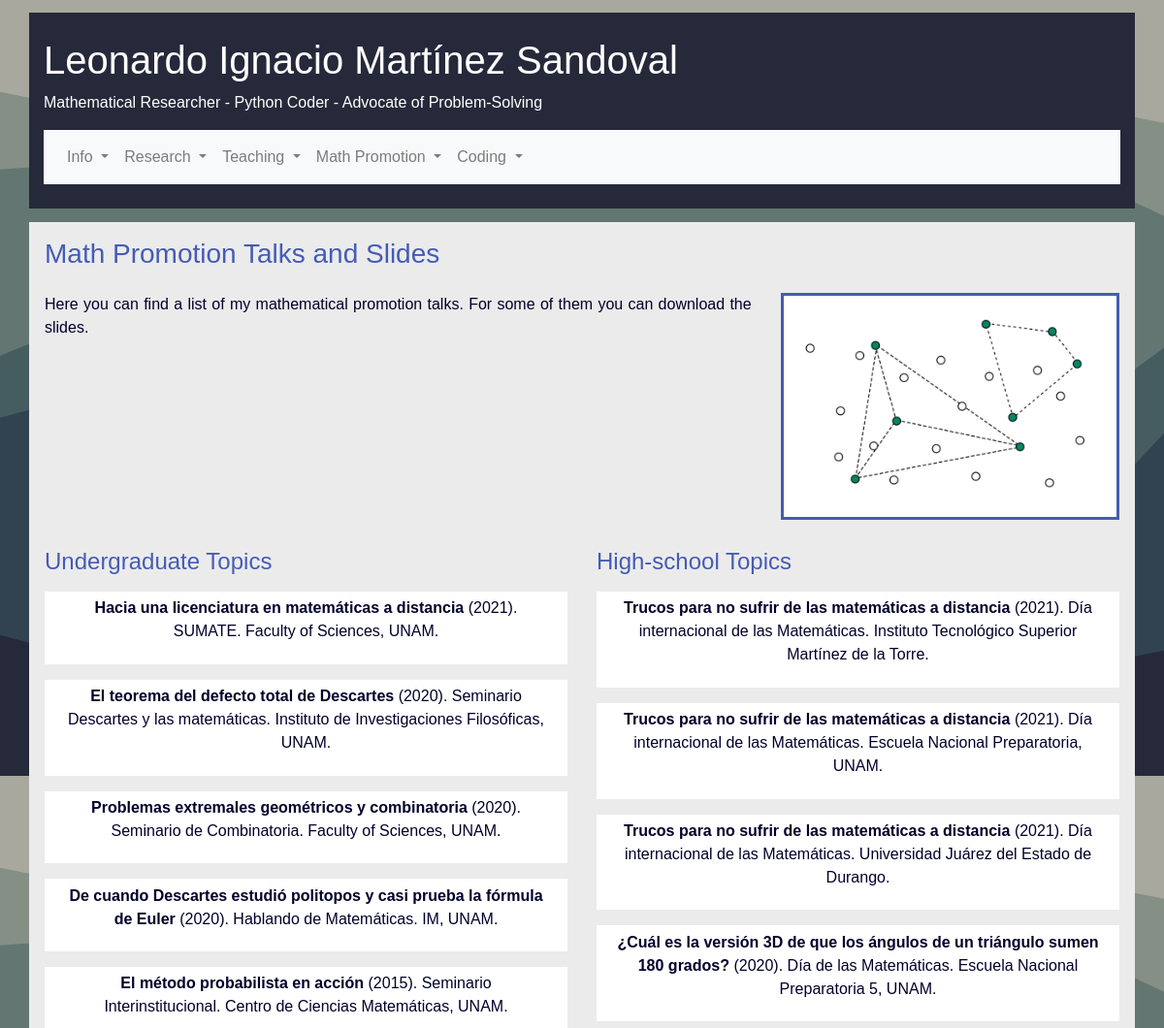
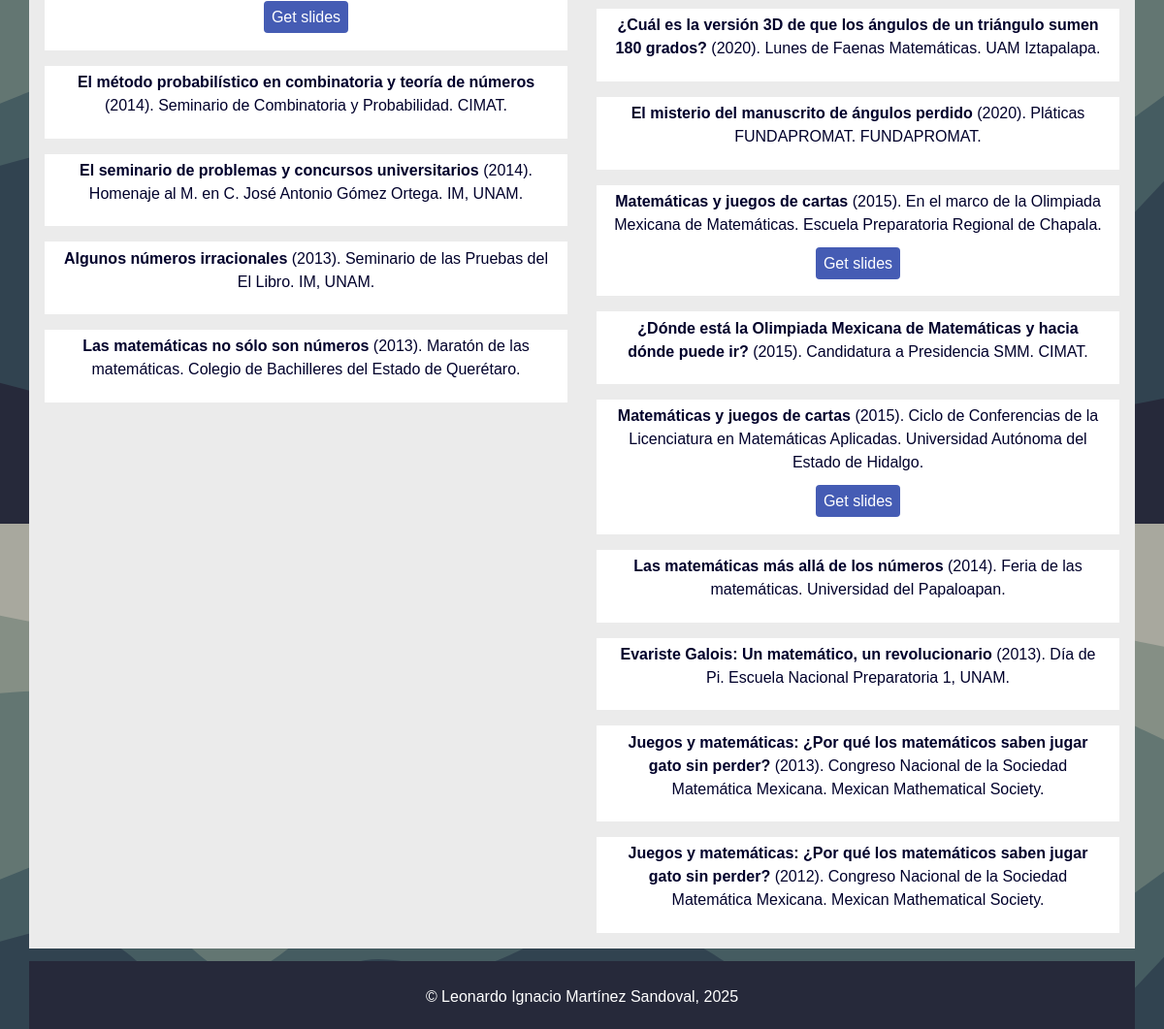
Page /tpromotion on the earlier database version (2 pictures, top to bottom).
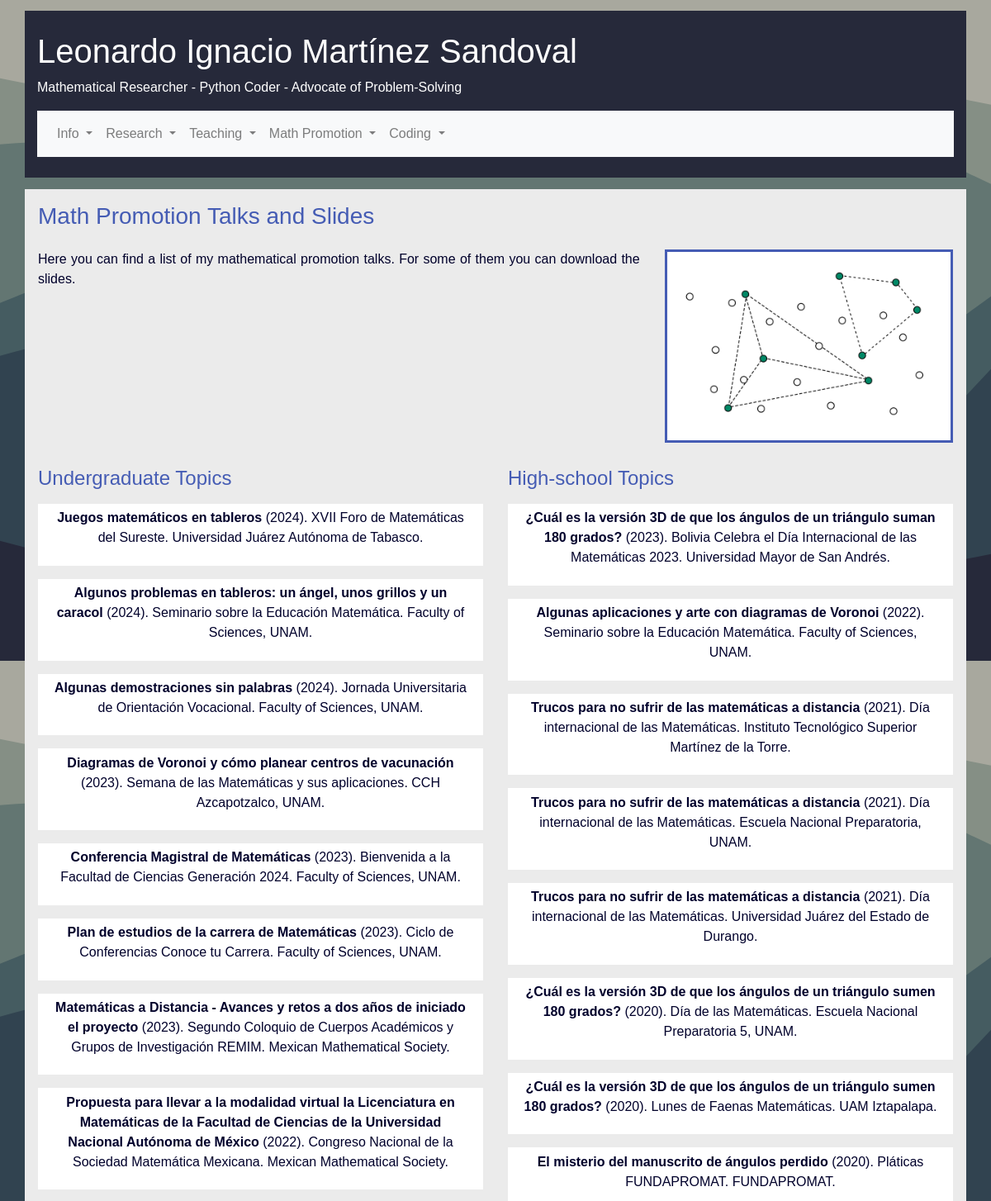
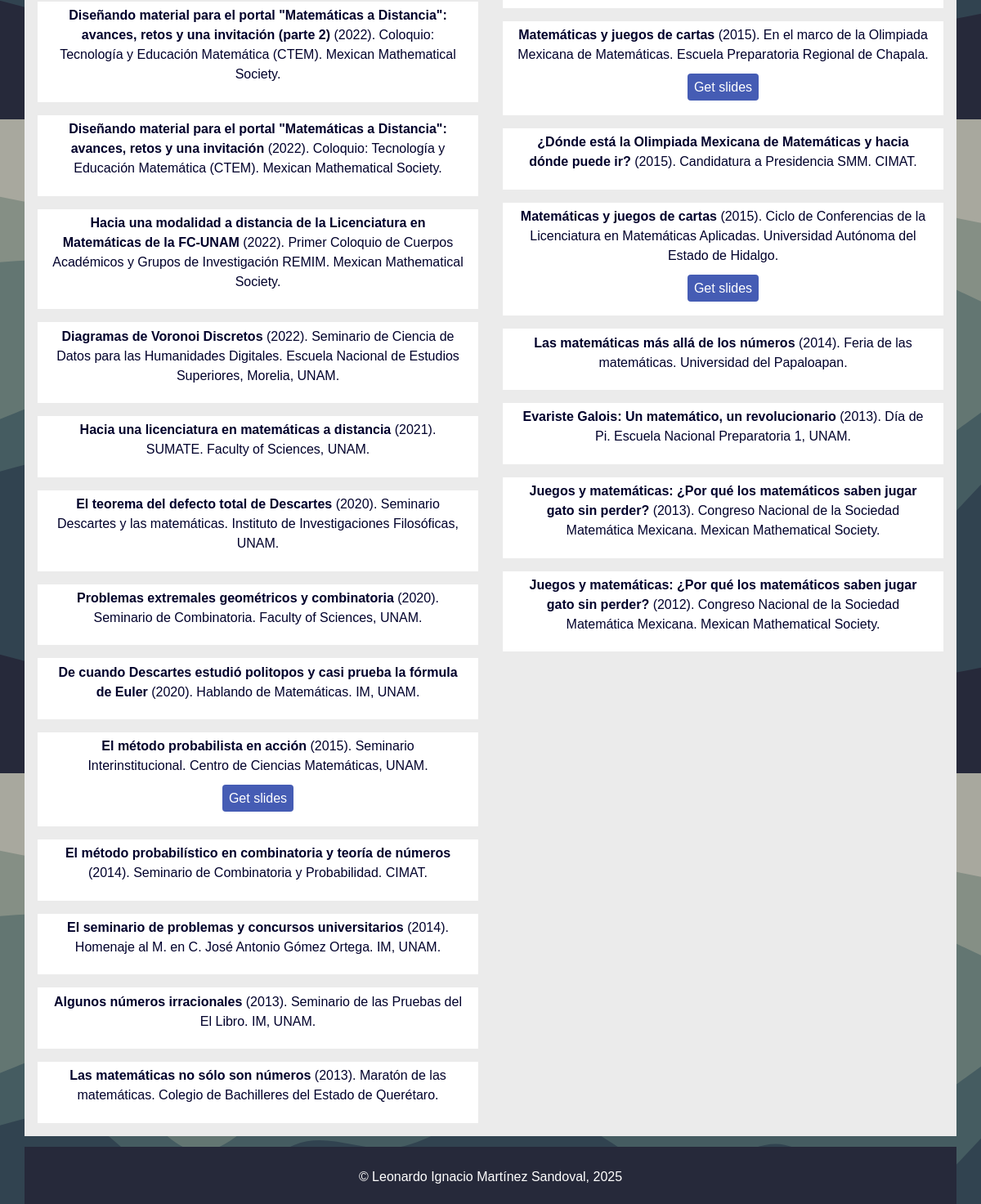
Same page on the later database version (2 pictures, top to bottom).
### personalpage/models.py (models this page shows, shortened)
class Talk(db.Model):
    __tablename__ = 'talk'
    id = db.Column(db.Integer, primary_key=True)
    date = db.Column(db.Date(), default=date.today())
    title = db.Column(db.String(80), unique=True, nullable=False)
    slides = db.Column(db.String(140))
    event = db.Column(db.String(140), nullable=False)
    event_type =  db.Column(db.String(80), nullable=False)
    event_type_spa = db.Column(db.String(80), nullable=False)
    institution = db.Column(db.Integer, db.ForeignKey('institution.id'))
    location = db.Column(db.Integer, db.ForeignKey('location.id'))

class Institution(db.Model):
    __tablename__ = 'institution'
    id = db.Column(db.Integer, primary_key=True)
    name = db.Column(db.String(80), unique=True, nullable=False)
    name_spa = db.Column(db.String(80), unique=True, nullable=False)
    location = db.Column(db.Integer, db.ForeignKey('location.id'))

### personalpage/cv.py (the view)
@app.route("/tpromotion")
def tpromotion():
    talks = Talk.query\
        .select_from(Talk)\
        .join(Institution)\
        .join(Location,Talk.location==Location.id)\
        .add_entity(Institution)\
        .add_entity(Location)\
        .all()
    return render_template("personalpage/tpromotion.html", talks=talks)

### personalpage/templates/personalpage/tpromotion.html
{% extends "body_template.html" %}
    {% block content %}
    <div class="container outter pl-3 pr-3 pt-3">
        <h3>Math Promotion Talks and Slides</h3>
        <div class="row pt-3">
            <div class="col-md-8 padded">
            <p style="text-align: justify"> Here you can find a list of my mathematical promotion talks. For some of them you can
                download the slides. </p>
        </div>
        <div class="col-md-4 padded" id="data">
            <div class="blockitem">
                <img class="img-fluid" src="/static/small-angles.png"></img>
            </div>
        </div>
        </div>
        <div class="row pt-3">
            <div class="col-lg-6 padded">
                <h4> Undergraduate Topics </h4>
                    {% for item in talks | sort(attribute='Talk.date', reverse = True) %}
                    {% if item.Talk.event_type == "p_ug" %}
                    <div class="paperitem wrapper mb-3 mt-3">
                        <div class="prob-info">
                            <p><strong> {{ item.Talk.title }}</strong> ({{item.Talk.date.strftime('%Y')}}). {{ item.Talk.event }}. {{ item.Institution.name + '.' if item.Institution.name }}
                            {% if item.Talk.slides %}</p>
                            <p><a href="/static/slides/{{ item.Talk.slides }}" class="goodie" target="_blank"> Get slides</a></p>
                            {% endif %}
                        </div>
                    </div>
                    {% endif %}
                    {% endfor %}
            </div>
            <div class="col-lg-6 padded">
                <h4> High-school Topics </h4>
                {% for item in talks | sort(attribute='Talk.date', reverse = True) %}
                {% if item.Talk.event_type == "p_hs" %}
                <div class="paperitem wrapper mb-3 mt-3">
                    <div class="prob-info">
                        <p><strong> {{ item.Talk.title }}</strong> ({{item.Talk.date.strftime('%Y')}}). {{ item.Talk.event }}. {{ item.Institution.name + '.' if item.Institution.name }}
                            {% if item.Talk.slides %}</p>
                            <p><a href="/static/slides/{{ item.Talk.slides }}" class="goodie" target="_blank"> Get slides</a></p>
                            {% endif %}
                    </div>
                </div>
                {% endif %}
                {% endfor %}
            </div>
        </div>
    </div>
    {% endblock %}

Differences in the rows shown:
added Talk: Talk "Juegos matemáticos en tableros", Talk "2024", Talk.event "XVII Foro de Matemáticas del Sureste", Institution "Universidad Juárez Autónoma de Tabasco.", shown under "Undergraduate Topics"
added Talk: Talk "Algunos problemas en tableros: un ángel, unos grillos y un caracol", Talk "2024", Talk.event "Seminario sobre la Educación Matemática", Institution "Faculty of Sciences, UNAM.", shown under "Undergraduate Topics"
added Talk: Talk "Algunas demostraciones sin palabras", Talk "2024", Talk.event "Jornada Universitaria de Orientación Vocacional", Institution "Faculty of Sciences, UNAM.", shown under "Undergraduate Topics"
added Talk: Talk "Diagramas de Voronoi y cómo planear centros de vacunación", Talk "2023", Talk.event "Semana de las Matemáticas y sus aplicaciones", Institution "CCH Azcapotzalco, UNAM.", shown under "Undergraduate Topics"
added Talk: Talk "Conferencia Magistral de Matemáticas", Talk "2023", Talk.event "Bienvenida a la Facultad de Ciencias Generación 2024", Institution "Faculty of Sciences, UNAM.", shown under "Undergraduate Topics"
added Talk: Talk "Plan de estudios de la carrera de Matemáticas", Talk "2023", Talk.event "Ciclo de Conferencias Conoce tu Carrera", Institution "Faculty of Sciences, UNAM.", shown under "Undergraduate Topics"
added Talk: Talk "Matemáticas a Distancia - Avances y retos a dos años de iniciado el proyecto", Talk "2023", Talk.event "Segundo Coloquio de Cuerpos Académicos y Grupos de Investigación REMIM", Institution "Mexican Mathematical Society.", shown under "Undergraduate Topics"
added Talk: Talk "Propuesta para llevar a la modalidad virtual la Licenciatura en Matemáticas de la Facultad de Ciencias de la Universidad Nacional Autónoma de México", Talk "2022", Talk.event "Congreso Nacional de la Sociedad Matemática Mexicana", Institution "Mexican Mathematical Society.", shown under "Undergraduate Topics"
added Talk: Talk "Diseñando material para el portal \"Matemáticas a Distancia\": avances, retos y una invitación (parte 2)", Talk "2022", Talk.event "Coloquio: Tecnología y Educación Matemática (CTEM)", Institution "Mexican Mathematical Society.", shown under "Undergraduate Topics"
added Talk: Talk "Diseñando material para el portal \"Matemáticas a Distancia\": avances, retos y una invitación", Talk "2022", Talk.event "Coloquio: Tecnología y Educación Matemática (CTEM)", Institution "Mexican Mathematical Society.", shown under "Undergraduate Topics"
added Talk: Talk "Hacia una modalidad a distancia de la Licenciatura en Matemáticas de la FC-UNAM", Talk "2022", Talk.event "Primer Coloquio de Cuerpos Académicos y Grupos de Investigación REMIM", Institution "Mexican Mathematical Society.", shown under "Undergraduate Topics"
added Talk: Talk "Diagramas de Voronoi Discretos", Talk "2022", Talk.event "Seminario de Ciencia de Datos para las Humanidades Digitales", Institution "Escuela Nacional de Estudios Superiores, Morelia, UNAM.", shown under "Undergraduate Topics"
added Talk: Talk "¿Cuál es la versión 3D de que los ángulos de un triángulo suman 180 grados?", Talk "2023", Talk.event "Bolivia Celebra el Día Internacional de las Matemáticas 2023", Institution "Universidad Mayor de San Andrés.", shown under "High-school Topics"
added Talk: Talk "Algunas aplicaciones y arte con diagramas de Voronoi", Talk "2022", Talk.event "Seminario sobre la Educación Matemática", Institution "Faculty of Sciences, UNAM.", shown under "High-school Topics"
